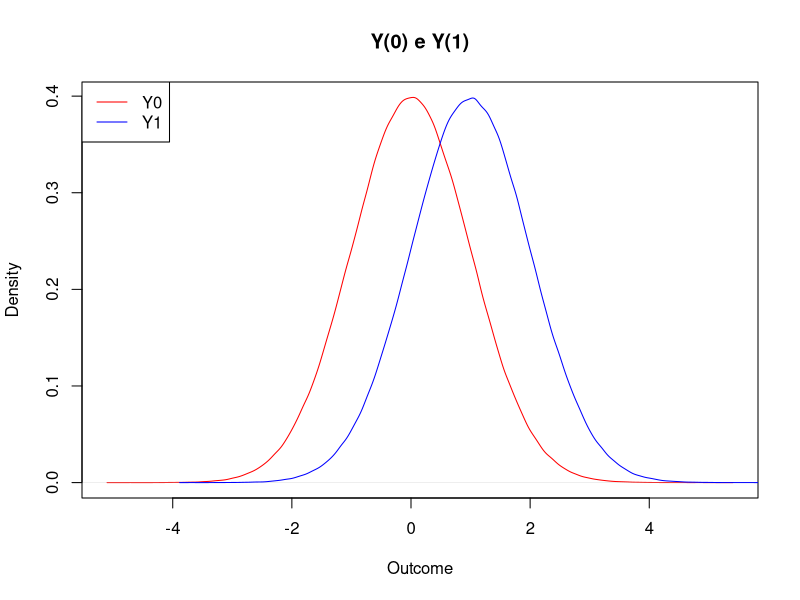
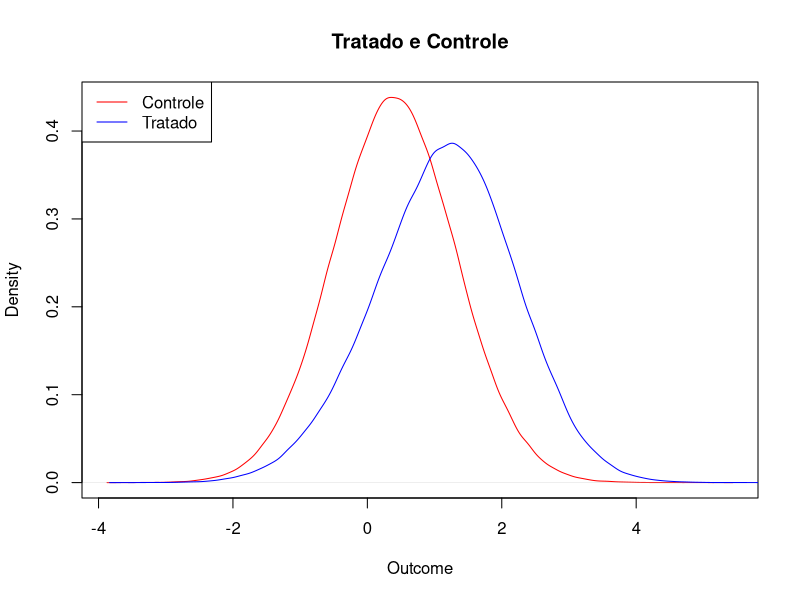

Write the R code that produced these figures, in order.
## ---- chunk 1
knitr::opts_chunk$set(echo = TRUE)
## ---- chunk 2
#Draws from multivariate normal
library(mvtnorm)

#Sets seed to allow for replication
set.seed(1234)

gen.data <- function(N){
  mean.outcomes = c(0,1)
  vcov.outcomes = cbind(c(1,0.9),c(0.9,1))
  
  potential_outcomes =  rmvnorm(N, mean = mean.outcomes, sigma = vcov.outcomes)
  colnames(potential_outcomes) = c("Y0", "Y1")
  
  potential_sample = t(apply(potential_outcomes, 1, function(x){
    S0 = rbinom(1, 1, plogis(x[1]))
    S1 = max(S0, rbinom(1, 1, plogis(-1-x[2])))
    return(c("S0"=S0, "S1" = S1))
  }))
  
  treatment = rbinom(N, 1, 0.5)
  
  full.data = cbind(potential_outcomes, potential_sample, "D" = treatment)
  

  Y = (potential_outcomes*potential_sample)[,1]*(1-treatment) + (potential_outcomes*potential_sample)[,2]*(treatment) 
  
  Y[Y==0] = NA
  
  observed.data = cbind("Y" =  Y, "D" = treatment)
  return(list("full"= full.data, "observed" = observed.data))
}

dados = gen.data(1000000)

inteiro = dados$full
observado = dados$observed

plot(density(inteiro[,"Y0"]), main = "Y(0) e Y(1)", xlab= "Outcome",col = "red")
lines(density(inteiro[,"Y1"]), main = "Y(0) e Y(1)", xlab= "Outcome", col = "blue")
legend("topleft", legend = c("Y0","Y1"), col = c("red","blue"), lwd = 1)

mean(inteiro[,"Y1"]) - mean(inteiro[,"Y0"])

plot(density(observado[observado[,"D"]==0&!is.na(observado[,"Y"]),"Y"]), main = "Tratado e Controle", xlab= "Outcome",col = "red")
lines(density(observado[observado[,"D"]==1&!is.na(observado[,"Y"]),"Y"]), col = "Blue")
legend("topleft", legend = c("Controle","Tratado"), col = c("red","blue"), lwd = 1)

mean(observado[observado[,"D"]==1&!is.na(observado[,"Y"]),"Y"]) - mean(observado[observado[,"D"]==0&!is.na(observado[,"Y"]),"Y"])

## ---- chunk 3
mean(inteiro[inteiro[,"S0"]==1&inteiro[,"S1"]==1,"Y1"]) - mean(inteiro[inteiro[,"S0"]==1&inteiro[,"S1"]==1,"Y0"]) 
## ---- chunk 4
observado = cbind(observado, "S" = !is.na(observado[,"Y"]))
#Convert to dataframe
observado = data.frame(observado)
p_0 = 1- ((sum(observado$S==1&observado$D==0))/(sum(observado$D==0)))/(((sum(observado$S==1&observado$D==1))/(sum(observado$D==1))))
G= observado$Y[observado$D==1&observado$S==1]
quantiles = quantile(G, c(p_0,1-p_0))

LB = mean(G[G<=quantiles[2]]) -  mean(observado$Y[observado$D==0&observado$S==1])
UB = mean(G[G>=quantiles[1]]) -  mean(observado$Y[observado$D==0&observado$S==1])

print(LB)
print(UB)
